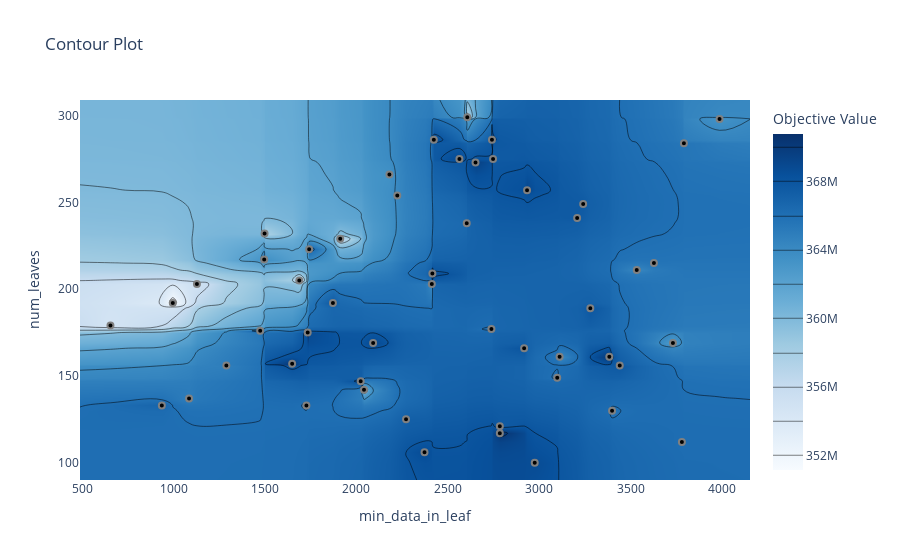

Notebook code cell kept with this figure:
### Code cell
plot_contour(study, params=['num_leaves','min_data_in_leaf'] )

### Figure 1 — Plotly figure (JSON) as saved in the notebook; plotly's stock layout.template omitted (floating-point values rounded to 4 significant figures; data arrays with more than 128 entries replaced by an {"elided": "..."} marker saying what was removed)
{"data": [{"colorbar": {"title": {"text": "Objective Value"}}, "colorscale": [[0, "rgb(247,251,255)"], [0.125, "rgb(222,235,247)"], [0.25, "rgb(198,219,239)"], [0.375, "rgb(158,202,225)"], [0.5, "rgb(107,174,214)"], [0.625, "rgb(66,146,198)"], [0.75, "rgb(33,113,181)"], [0.875, "rgb(8,81,156)"], [1, "rgb(8,48,107)"]], "connectgaps": true, "contours": {"coloring": "heatmap"}, "hoverinfo": "none", "line": {"smoothing": 1.3}, "reversescale": false, "type": "contour", "x": [488.4, 655, 936, 996, 1085, 1128, 1289, 1474, 1496, 1498, 1649, 1688, 1727, 1734, 1742, 1872, 1912, 2024, 2042, 2092, 2181, 2224, 2272, 2373, 2413, 2416, 2424, 2564, 2604, 2607, 2652, 2739, 2742, 2748, 2785, 2918, 2934, 2976, 3099, 3112, 3208, 3241, 3280, 3384, 3399, 3441, 3534, 3628, 3732, 3781, 3792, 3987, 4154.0], "y": [90.05, 100, 106, 112, 117, 121, 125, 130, 133, 137, 142, 147, 149, 156, 157, 161, 166, 169, 175, 176, 177, 179, 189, 192, 203, 205, 209, 211, 215, 217, 223, 229, 232, 238, 241, 249, 254, 257, 266, 273, 275, 284, 286, 298, 299, 308.9], "z": {"elided": "46x53 int values"}}, {"marker": {"color": "black", "line": {"color": "Gray", "width": 2}}, "mode": "markers", "name": "Feasible Trial", "showlegend": false, "type": "scatter", "x": [3732, 3534, 3384, 1498, 936, 1128, 3399, 996, 1912, 2607, 2652, 2742, 2976, 3112, 2224, 3987, 2918, 2181, 1727, 3280, 2604, 2564, 2748, 2424, 3241, 3628, 2934, 2024, 3792, 655, 2785, 2373, 2785, 3441, 3099, 3781, 2739, 2416, 1496, 2413, 2042, 3208, 1734, 1474, 1742, 1872, 2272, 1085, 1649, 1289, 1688, 2092], "y": [169, 211, 161, 232, 133, 203, 130, 192, 229, 299, 273, 286, 100, 161, 254, 298, 166, 266, 133, 189, 238, 275, 275, 286, 249, 215, 257, 147, 284, 179, 117, 106, 121, 156, 149, 112, 177, 209, 217, 203, 142, 241, 175, 176, 223, 192, 125, 137, 157, 156, 205, 169]}, {"marker": {"color": "#cccccc", "line": {"color": "Gray", "width": 2}}, "mode": "markers", "name": "Infeasible Trial", "showlegend": false, "type": "scatter", "x": [], "y": []}], "layout": {"title": {"text": "Contour Plot"}, "xaxis": {"range": [488.4, 4154.0], "title": {"text": "min_data_in_leaf"}}, "yaxis": {"range": [90.05, 308.9], "title": {"text": "num_leaves"}}}}
